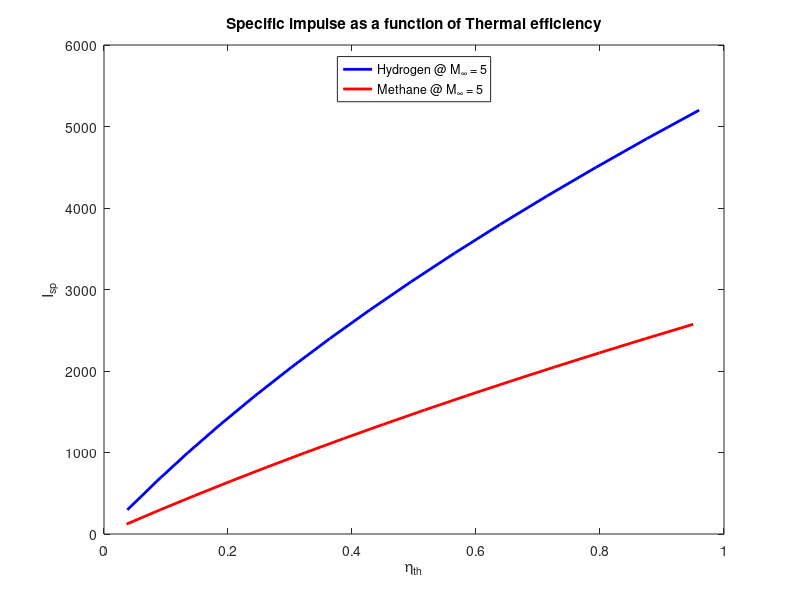

Write the MATLAB code that produced this figure.
%% EX. 4.2
clear all
close all
Q1=120000000;                   %heat of reaction (hydrogen) [J/kg]
Q2=50010000;                    %heat of reaction (methane) [J/kg]
f=0.0291;                       %fuel/air ratio
g0=9.81;                        %acceleration of gravity [m/s^2]
Ve1=[1600:100:3000];             %exit velocity [m/s]
M=5;                            %mach numbers
a=303.1;                        %speed of sound at 30,000 feet [m/s]
V0=M*a;                         %flight speed
%% HYDROGEN

for j=1:length(Ve1)
    %dimensionless parameter
     k1(j)=(f*Q1)/(V0^2/2);  
     %thermal efficiency
     etath1(j)=((Ve1(j)^2/2)-(V0^2/2))/(f*Q1);
     %overall efficiency
     eta01(j)=(2*(sqrt(etath1(j)*k1(j)+1)-1))/k1(j);
     %specific impulse
     I1(j)=(Q1*eta01(j))/(g0*V0);
end

%% METHANE
Ve2=linspace(1550,2250,length(Ve1)); 
for j=1:length(Ve1)
    k2(j)=(f*Q2)/(V0^2/2);  
    etath2(j)=((Ve2(j)^2/2)-(V0^2/2))/(f*Q2);
    eta02(j)=(2*(sqrt(etath2(j)*k2(j)+1)-1))/k2(j);
    I2(j)=(Q2*eta02(j))/(g0*V0);
end

%% PLOTS
figure(1)
plot (etath1,I1,'-b','LineWidth',2)
hold on
plot(etath2,I2,'-r','LineWidth',2)
legend('Hydrogen @ M_\infty = 5','Methane @ M_\infty = 5')
legend('Location','north')
title('Specific impulse as a function of Thermal efficiency')
xlabel('\eta_t_h')
ylabel('I_s_p')



